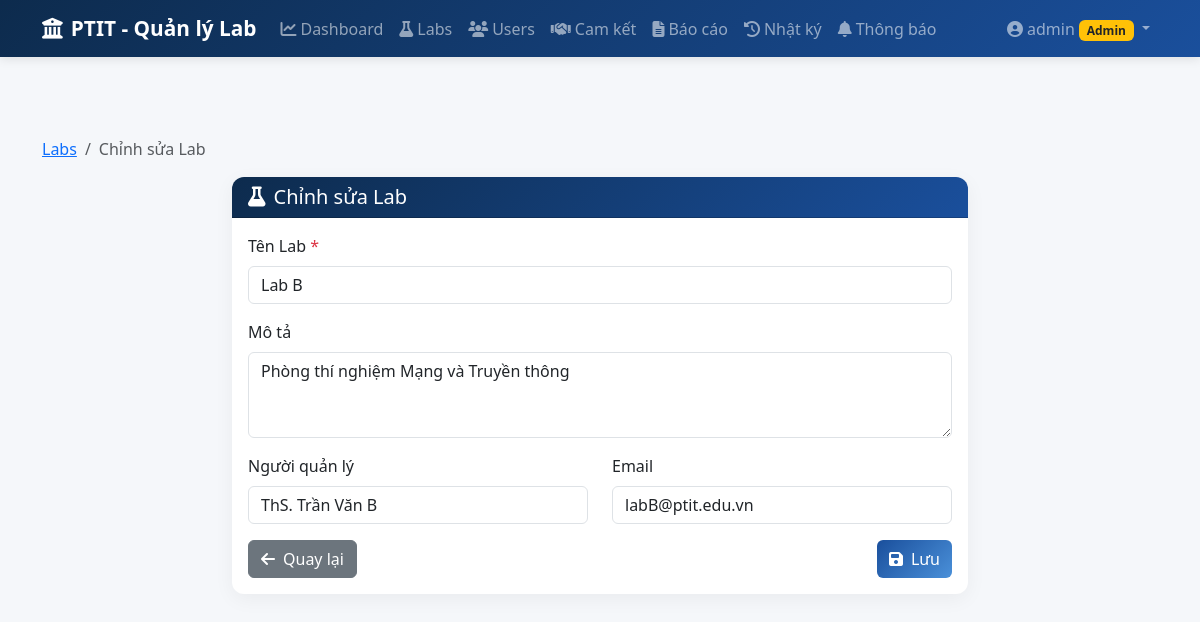
The page /labs/edit/2 (signed in) on the database its author committed.
### models.py (models this page shows, shortened)
class User(UserMixin, db.Model):
    __tablename__ = 'users'
    id = db.Column(db.Integer, primary_key=True)
    username = db.Column(db.String(50), unique=True, nullable=False)
    password_hash = db.Column(db.String(200), nullable=False)
    role = db.Column(db.String(20), nullable=False)  # 'admin' or 'lab'
    lab_id = db.Column(db.Integer, db.ForeignKey('labs.id', ondelete='SET NULL'), nullable=True)
    def is_admin(self):
        return self.role == 'admin'

class Lab(db.Model):
    __tablename__ = 'labs'
    id = db.Column(db.Integer, primary_key=True)
    name = db.Column(db.String(100), nullable=False)
    description = db.Column(db.Text)
    manager_name = db.Column(db.String(100))
    email = db.Column(db.String(100))
    created_at = db.Column(db.DateTime, default=datetime.utcnow)
    users = db.relationship('User', backref='lab', lazy=True)
    commitments = db.relationship('Commitment', backref='lab', lazy=True, cascade='all, delete-orphan')

### app.py (the view, shortened to what this page needs)
@app.route('/labs/edit/<int:lab_id>', methods=['GET', 'POST'])
@login_required
def labs_edit(lab_id):
    if not current_user.is_admin():
        flash('Bạn không có quyền truy cập trang này.', 'danger')
        return redirect(url_for('dashboard'))
    lab = Lab.query.get_or_404(lab_id)
    return render_template('labs/form.html', lab=lab, action='Chỉnh sửa Lab')

### app.py (called while the page is built)
@login_manager.user_loader
def load_user(user_id):
    return User.query.get(int(user_id))

def get_csrf_token():
    return generate_csrf_token()

@app.before_request
def csrf_protect():
    if request.method in ('POST', 'PUT', 'DELETE'):
        if request.endpoint == 'login':
            return
        token = request.form.get('_csrf_token') or request.headers.get('X-CSRF-Token')
        if not validate_csrf_token(token):
            flash('Yêu cầu không hợp lệ (CSRF token không đúng). Vui lòng thử lại.', 'danger')
            return redirect(request.referrer or url_for('dashboard'))

### csrf_utils.py (called while the page is built)
def generate_csrf_token():
    from flask import session
    if '_csrf_token' not in session:
        session['_csrf_token'] = secrets.token_hex(32)
    return session['_csrf_token']

### templates/labs/form.html (shortened to what this page needs)
{% extends "base.html" %}
{% block content %}
<nav aria-label="breadcrumb" class="mb-3">
    <ol class="breadcrumb">
        <li class="breadcrumb-item"><a href="{{ url_for('labs_list') }}">Labs</a></li>
        <li class="breadcrumb-item active">{{ action }}</li>
    </ol>
</nav>
<div class="row justify-content-center">
    <div class="col-lg-8">
        <div class="card">
            <div class="card-header">
                <h5 class="mb-0">
                    <i class="fas fa-flask me-2"></i>{{ action }}
                </h5>
            </div>
            <div class="card-body">
                <form method="POST">
                    <div class="mb-3">
                        <label for="name" class="form-label">Tên Lab <span class="text-danger">*</span></label>
                        <input type="text" class="form-control" id="name" name="name"
                               value="{{ lab.name if lab else '' }}" required>
                    </div>
                    <div class="mb-3">
                        <label for="description" class="form-label">Mô tả</label>
                        <textarea class="form-control" id="description" name="description"
                                  rows="3">{{ lab.description if lab else '' }}</textarea>
                    </div>
                    <div class="row">
                        <div class="col-md-6 mb-3">
                            <label for="manager_name" class="form-label">Người quản lý</label>
                            <input type="text" class="form-control" id="manager_name" name="manager_name"
                                   value="{{ lab.manager_name if lab else '' }}">
                        </div>
                        <div class="col-md-6 mb-3">
                            <label for="email" class="form-label">Email</label>
                            <input type="email" class="form-control" id="email" name="email"
                                   value="{{ lab.email if lab else '' }}">
                        </div>
                    </div>
                    <div class="d-flex justify-content-between">
                        <a href="{{ url_for('labs_list') }}" class="btn btn-secondary">
                            <i class="fas fa-arrow-left me-2"></i>Quay lại
                        </a>
                        <button type="submit" class="btn btn-primary">
                            <i class="fas fa-save me-2"></i>Lưu
                        </button>
                    </div>
                </form>
            </div>
        </div>
    </div>
</div>
{% endblock %}

### templates/base.html (shortened to what this page needs)
<!DOCTYPE html>
<html lang="vi">
<head>
    <link href="https://cdn.jsdelivr.net/npm/bootstrap@5.3.2/dist/css/bootstrap.min.css" rel="stylesheet">
    <link href="https://cdnjs.cloudflare.com/ajax/libs/font-awesome/6.5.1/css/all.min.css" rel="stylesheet">
    <link href="https://cdn.jsdelivr.net/npm/bootstrap-icons@1.11.2/font/bootstrap-icons.css" rel="stylesheet">
    <link href="{{ url_for('static', filename='css/style.css') }}" rel="stylesheet">
</head>
<body>
    {% if current_user.is_authenticated %}
    <nav class="navbar navbar-expand-lg navbar-dark bg-ptit">
        <div class="container">
            <a class="navbar-brand" href="{{ url_for('dashboard') }}">
                <i class="fas fa-university me-2"></i>PTIT - Quản lý Lab
            </a>
            <div class="collapse navbar-collapse" id="navbarNav">
                <ul class="navbar-nav me-auto">
                    <li class="nav-item">
                        <a class="nav-link" href="{{ url_for('dashboard') }}">
                            <i class="fas fa-chart-line me-1"></i>Dashboard
                        </a>
                    </li>
                    {% if current_user.is_admin() %}
                    <li class="nav-item">
                        <a class="nav-link" href="{{ url_for('labs_list') }}">
                            <i class="fas fa-flask me-1"></i>Labs
                        </a>
                    </li>
                    <li class="nav-item">
                        <a class="nav-link" href="{{ url_for('users_list') }}">
                            <i class="fas fa-users me-1"></i>Users
                        </a>
                    </li>
                    {% endif %}
                    <li class="nav-item">
                        <a class="nav-link" href="{{ url_for('commitments_list') }}">
                            <i class="fas fa-handshake me-1"></i>Cam kết
                        </a>
                    </li>
                    {% if current_user.is_admin() %}
                    <li class="nav-item">
                        <a class="nav-link" href="{{ url_for('reports') }}">
                            <i class="fas fa-file-alt me-1"></i>Báo cáo
                        </a>
                    </li>
                    <li class="nav-item">
                        <a class="nav-link" href="{{ url_for('activity_logs') }}">
                            <i class="fas fa-history me-1"></i>Nhật ký
                        </a>
                    </li>
                    {% endif %}
                    <li class="nav-item">
                        <a class="nav-link position-relative" href="{{ url_for('notifications') }}">
                            <i class="fas fa-bell me-1"></i>Thông báo
                        </a>
                    </li>
                </ul>
                <ul class="navbar-nav">
                    <li class="nav-item dropdown">
                        <a class="nav-link dropdown-toggle" href="#" data-bs-toggle="dropdown">
                            <i class="fas fa-user-circle me-1"></i>{{ current_user.username }}
                            {% if current_user.is_admin() %}
                            <span class="badge bg-warning text-dark">Admin</span>
                            {% else %}
                            <span class="badge bg-info">Lab</span>
                            {% endif %}
                        </a>
                    </li>
                </ul>
            </div>
        </div>
    </nav>
    {% endif %}
    <main class="{% if current_user.is_authenticated %}main-content{% endif %}">
        <div class="container">
            {% block content %}{% endblock %}
        </div>
    </main>
</body>
</html>

### static/css/style.css (style rules this page uses)
:root { --ptit-blue: #1a4f9c; --ptit-light-blue: #4a90d9; --ptit-dark: #0d2b4d; }
body { background-color: #f5f7fa; font-family: 'Segoe UI', Tahoma, Geneva, Verdana, sans-serif; min-height: 100vh; }
.main-content { padding-top: 80px; padding-bottom: 40px; }
.navbar.bg-ptit { background: linear-gradient(135deg, var(--ptit-dark) 0%, var(--ptit-blue) 100%); box-shadow: 0 2px 10px rgba(0,0,0,0.1); }
.navbar-brand { font-weight: 700; font-size: 1.3rem; }
.nav-link { font-weight: 500; transition: all 0.3s; }
.card { border: none; border-radius: 12px; box-shadow: 0 5px 20px rgba(0,0,0,0.05); }
.card-header { background: linear-gradient(135deg, var(--ptit-dark), var(--ptit-blue)); color: white; border-radius: 12px 12px 0 0 !important; font-weight: 600; }
.btn-primary { background: linear-gradient(135deg, var(--ptit-blue), var(--ptit-light-blue)); border: none; }

### rows shown on the page
User: username "admin"
Lab: name "Lab B", description "Phòng thí nghiệm Mạng và Truyền thông", manager_name "ThS. Trần Văn B", email "labB@ptit.edu.vn"

### other values the page prints
{{ action }} "Chỉnh sửa Lab"
